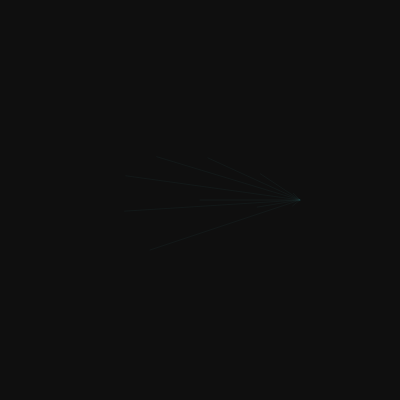
Frame 1 (no input)
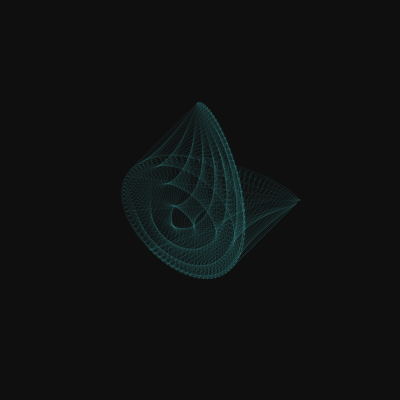
Frame 60 (no input)
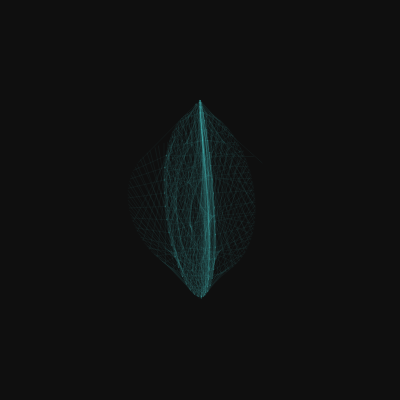
Frame 120 (the mouse pressed at the canvas centre since frame 60)

The p5.js sketch that drew these frames (run headless with seeded random() and noise() and a simulated clock; from frame 60 on, the mouse is pressed at the canvas centre):

// p5.js sketch
// ── sketch.js
let x = 200;
let y = 200;
let t = 0;
let n = 7;
let a = 50;
let drawX = 300;
let drawY = 200;


function setup() {
	createCanvas(400, 400);
	background(15);
	stroke(100,250 ,255, 10);
}

function draw() {
	xold = drawX;
	yold = drawY;
	for(let i=0; i<a; i+=a/10){
		let theta = t + i*PI/180;
		drawX = x + 100*sin(n*theta)*cos(theta);
		drawY = y + 100*cos(n*theta)*sin(theta);
		line(xold, yold, drawX, drawY);
	}

	//console.log(xold, yold, drawX, drawY);
	
	t = t + 0.01;
}

function mousePressed(){
	clear();
	background(15);
	n = random(20);
	a = random(20, 100);
}
